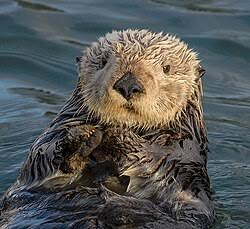
#> input picture nutria.jpg, 250 x 229 px, found by its file name
$ python ejemplo2_contornos.py
#> lines starting #> are read from the running program, lines starting #| are printed output that depends on the picture; after the words box and inside, x2 and y2 are one past the last pixel; in counts of white or black regions, pixels touching at a corner belong together
# nahum flores NC 0065
# ejemplo 2 numero 21 nutria

import cv2

# Cargar imagen (Cambiado a nutria.jpg)
imagen = cv2.imread("imagenes/nutria.jpg")
#> imagen is the input picture: shape (229, 250, 3); mean B, G, R 86.3, 87.8, 85.6
# Comprobar imagen
if imagen is None:
    print("Error: no se pudo cargar la imagen.")
    exit()

# Convertir a escala de grises
gris = cv2.cvtColor(imagen, cv2.COLOR_BGR2GRAY)
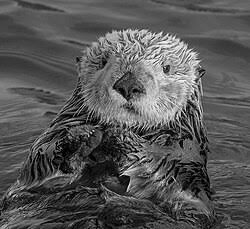
#> gris: shape (229, 250); min 0, max 254, mean 87

# Convertir a imagen binaria mediante umbral
_, binaria = cv2.threshold(
    gris,
    127,
    255,
    cv2.THRESH_BINARY
)
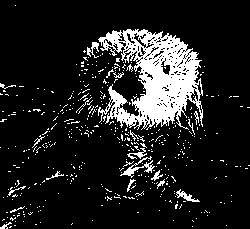
#> binaria: shape (229, 250); 13.2% white; 434 white regions (413 under 20 px)

# Detectar contornos
contornos, jerarquia = cv2.findContours(
    binaria,
    cv2.RETR_EXTERNAL,
    cv2.CHAIN_APPROX_SIMPLE
)
#> contornos = 432 contours, 426 with area under 20; largest, box (x1, y1, x2, y2) and area: (98, 29, 203, 130) 5874, (120, 156, 155, 178) 114, (176, 189, 200, 202) 78, (87, 42, 99, 58) 46, (127, 148, 147, 159) 42, (151, 170, 163, 181) 32; jerarquia = 432 rows, first 6: [1, -1, -1, -1], [2, 0, -1, -1], [3, 1, -1, -1], [4, 2, -1, -1], [5, 3, -1, -1], [6, 4, -1, -1]

# Dibujar los contornos
resultado = imagen.copy()

cv2.drawContours(
    resultado,
    contornos,
    -1,
    (0, 255, 0),
    2
)
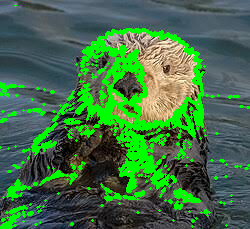
#> resultado: shape (229, 250, 3); 16.43% of pixels changed, all inside (x1, y1, x2, y2) = (0, 4, 250, 229)

# Mostrar resultados
cv2.imshow("Imagen original", imagen)
cv2.imshow("Imagen binaria", binaria)
cv2.imshow("Contornos detectados", resultado)

# Guardar resultado
cv2.imwrite(
    "../resultados/ejemplo2_contornos.jpg",
    resultado
)

print("Cantidad de contornos encontrados:", len(contornos))
#| Cantidad de contornos encontrados: 432
print("Resultado guardado en ../resultados/ejemplo2_contornos.jpg")

# Esperar
cv2.waitKey(0)

# Cerrar ventanas
cv2.destroyAllWindows()
print("nahum flores NC 0065")
